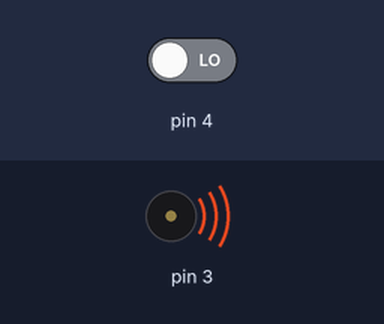
The sketch below on a simulated Arduino Uno, built with avr-gcc and run on an emulated ATmega328P. On the bench: buzzer (waves = sounding). Inputs (shaded band) come from the test bench; at power-on: pin 4 LOW.

Above: at 0.1 s.
Timing chart, 0 to 1.6 s (numbered marks = the images above):
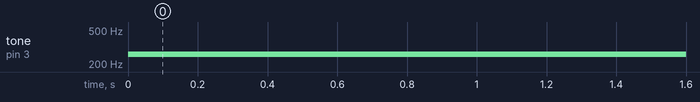

The sketch:

buzzer1.ino
```cpp
unsigned int buzzer[8]={261,293,329,349,391,440,493,523};
unsigned char count = 0;

void setup() {
  pinMode(3,OUTPUT);
  pinMode(4,INPUT);
  // put your setup code here, to run once:

}

void loop() {
  tone(3,buzzer[count]);
  if(digitalRead(4) == 1){
    count++;
    if(count>7)
      count = 0;
     while(digitalRead(4) == 1);
    }
  // put your main code here, to run repeatedly:

}
```

Measured:
- by itself, tone on pin 3: silent → 261 Hz at 0.00 s
